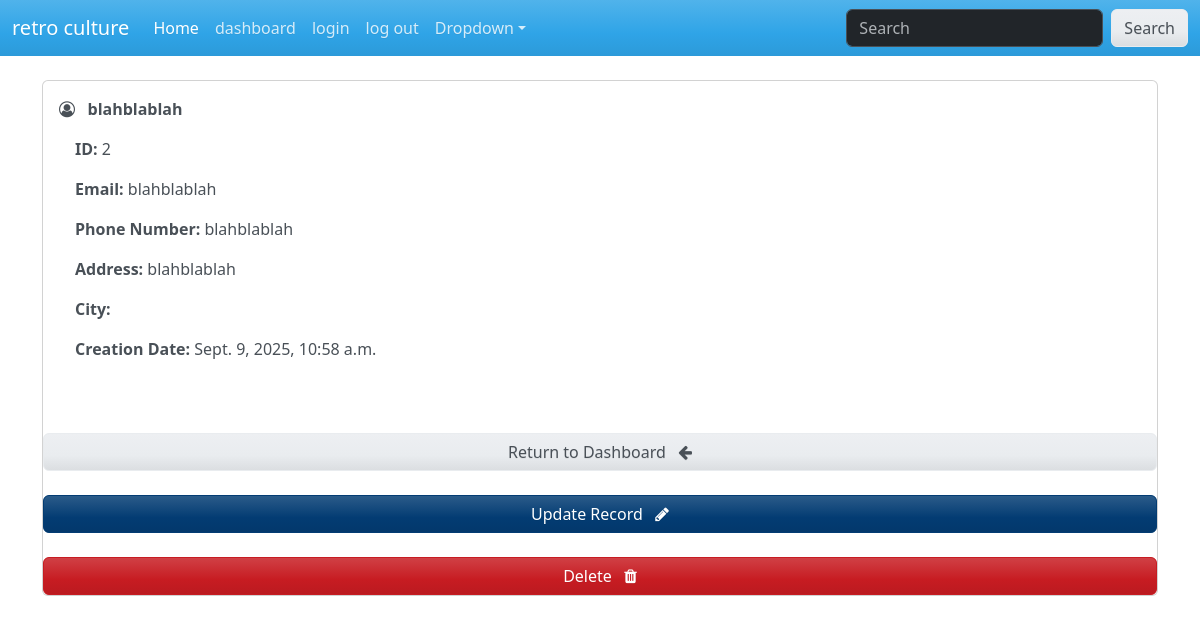
The page /record/2 (signed in) on the database its author committed.
### website/models.py (models this page shows, shortened)
class Record(models.Model) :
    creation_data = models.DateTimeField(auto_now_add = True)
    first_name = models.CharField(max_length = 100)
    last_name = models.CharField(max_length = 100)
    email = models.CharField(max_length = 255)
    phone = models. CharField(max_length = 20)
    address = models.CharField(max_length = 255)
    city = models.CharField(max_length = 255)

### website/views.py (the view)
# urls.py: path('record/<int:pk>', views.singular_record, name="record"),
@login_required(login_url='login')
def singular_record(request, pk):
        one_record = Record.objects.get(id=pk)
        context = {'record': one_record}
        return render (request, 'pages/view_record.html', context = context)

### website/templates/pages/view_record.html (shortened to what this page needs)
{% extends 'pages/base.html' %}
{% block content %}
<div class="card">
    <div class="card-body">
        <i class="fa fa-user-circle-o" aria-hidden="true"></i>
        <strong>
            {{record.first_name}}
        </strong>
        <div class="card-body">
            <p> <strong> ID: </strong> {{record.id}}</p>
            <p> <strong> Email: </strong> {{record.email}}</p>
            <p> <strong> Phone Number: </strong> {{record.phone}}</p>
            <p> <strong> Address: </strong> {{record.address}}</p>
            <p> <strong> City: </strong> {{frecord.city}}</p>
            <p> <strong> Creation Date: </strong> {{record.creation_data}}</p>
        </div>
    </div>
    <br>
    <a href="{% url 'dashboard' %}" class="btn btn-secondary"> Return to Dashboard &nbsp; <i class="fa fa-arrow-left" aria-hidden="true"></i>
    </a>
    <a href="{% url 'update_record' record.id %}" class="btn btn-info"> Update Record &nbsp; <i class="fa fa-pencil" aria-hidden="true"></i>
    </a>
    <a href="{% url 'delete_record' record.id %}" class="btn btn-danger"> Delete &nbsp; <i class="fa fa-trash" aria-hidden="true"></i>
    </a>
{% endblock %}

### static/css/style.css (style rules this page uses)
body { background-color: beige; }

### rows shown on the page
Record: first_name "blahblablah", id "2", email "blahblablah", phone "blahblablah", address "blahblablah", creation_data "Sept. 9, 2025, 10:58 a.m."
